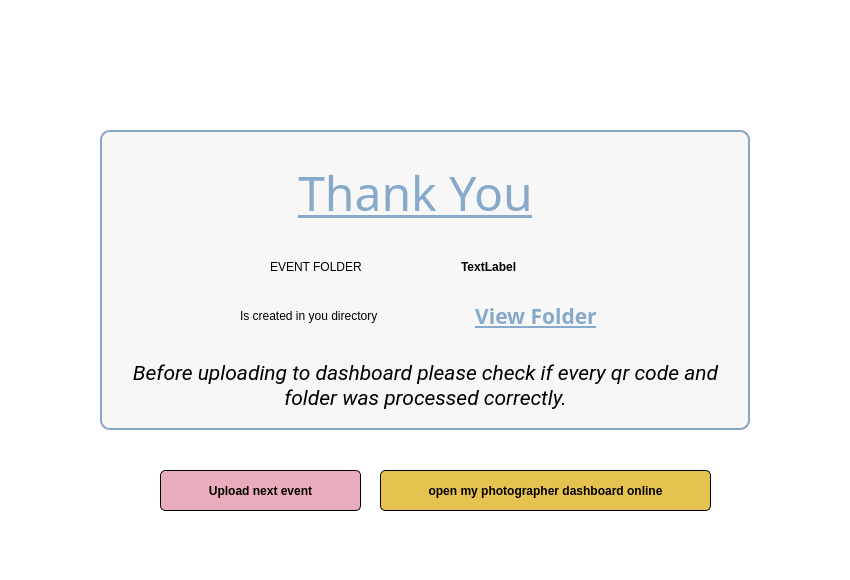
<?xml version="1.0" encoding="UTF-8"?>
<ui version="4.0">
 <class>MainWindow</class>
 <widget class="QMainWindow" name="MainWindow">
  <property name="geometry">
   <rect>
    <x>0</x>
    <y>0</y>
    <width>850</width>
    <height>580</height>
   </rect>
  </property>
  <property name="windowTitle">
   <string>Photo Organizer</string>
  </property>
  <widget class="QWidget" name="centralwidget">
   <widget class="QFrame" name="frame">
    <property name="geometry">
     <rect>
      <x>0</x>
      <y>0</y>
      <width>850</width>
      <height>580</height>
     </rect>
    </property>
    <property name="autoFillBackground">
     <bool>false</bool>
    </property>
    <property name="styleSheet">
     <string notr="true">border: 1px;
background-color: rgb(255, 255, 255);</string>
    </property>
    <property name="frameShape">
     <enum>QFrame::StyledPanel</enum>
    </property>
    <property name="frameShadow">
     <enum>QFrame::Raised</enum>
    </property>
    <widget class="QFrame" name="frame_2">
     <property name="geometry">
      <rect>
       <x>100</x>
       <y>130</y>
       <width>650</width>
       <height>300</height>
      </rect>
     </property>
     <property name="styleSheet">
      <string notr="true">.QFrame{
border: 1.5px solid #8ba5c6;
background-color: rgb(247, 247, 247);
border-radius: 10px;
}







</string>
     </property>
     <property name="frameShape">
      <enum>QFrame::StyledPanel</enum>
     </property>
     <property name="frameShadow">
      <enum>QFrame::Raised</enum>
     </property>
     <widget class="QLabel" name="label_4">
      <property name="geometry">
       <rect>
        <x>30</x>
        <y>220</y>
        <width>591</width>
        <height>71</height>
       </rect>
      </property>
      <property name="font">
       <font>
        <family>Roboto</family>
        <pointsize>16</pointsize>
        <italic>true</italic>
        <bold>false</bold>
       </font>
      </property>
      <property name="styleSheet">
       <string notr="true">font: 16pt &quot;Roboto&quot;;
font-style:italic;
border-color: rgb(247, 247, 247);
background-color: rgb(247, 247, 247);
color:black;</string>
      </property>
      <property name="text">
       <string>Before uploading to dashboard please check if every qr code and
folder was processed correctly.</string>
      </property>
      <property name="alignment">
       <set>Qt::AlignCenter</set>
      </property>
     </widget>
     <widget class="QWidget" name="horizontalLayoutWidget_2">
      <property name="geometry">
       <rect>
        <x>170</x>
        <y>120</y>
        <width>381</width>
        <height>34</height>
       </rect>
      </property>
      <layout class="QHBoxLayout" name="horizontalLayout_2">
       <property name="spacing">
        <number>0</number>
       </property>
       <property name="sizeConstraint">
        <enum>QLayout::SetNoConstraint</enum>
       </property>
       <item>
        <widget class="QLabel" name="label_2">
         <property name="styleSheet">
          <string notr="true">font: 20pt &quot;Roboto&quot;;
border-color: rgb(247, 247, 247);
background-color: rgb(247, 247, 247);
color:black;</string>
         </property>
         <property name="text">
          <string>EVENT FOLDER   </string>
         </property>
        </widget>
       </item>
       <item>
        <widget class="QLabel" name="eLabel">
         <property name="styleSheet">
          <string notr="true">font: 20pt &quot;Roboto&quot;;
border-color: rgb(247, 247, 247);
font-weight:bold;
background-color: rgb(247, 247, 247);
color:black;</string>
         </property>
         <property name="text">
          <string>TextLabel</string>
         </property>
        </widget>
       </item>
      </layout>
     </widget>
     <widget class="QWidget" name="horizontalLayoutWidget">
      <property name="geometry">
       <rect>
        <x>130</x>
        <y>20</y>
        <width>371</width>
        <height>85</height>
       </rect>
      </property>
      <layout class="QHBoxLayout" name="horizontalLayout">
       <property name="sizeConstraint">
        <enum>QLayout::SetNoConstraint</enum>
       </property>
       <item>
        <widget class="QLabel" name="label">
         <property name="font">
          <font>
           <family>Pacifico</family>
           <pointsize>36</pointsize>
           <italic>false</italic>
           <bold>false</bold>
           <underline>true</underline>
          </font>
         </property>
         <property name="styleSheet">
          <string notr="true">border-color: rgb(247, 247, 247);
color: rgb(135, 169, 202);
background-color: rgb(247, 247, 247);
font: 36pt &quot;Pacifico&quot;;</string>
         </property>
         <property name="text">
          <string>Thank You</string>
         </property>
         <property name="alignment">
          <set>Qt::AlignCenter</set>
         </property>
        </widget>
       </item>
      </layout>
     </widget>
     <widget class="QLabel" name="label_6">
      <property name="geometry">
       <rect>
        <x>140</x>
        <y>170</y>
        <width>231</width>
        <height>31</height>
       </rect>
      </property>
      <property name="styleSheet">
       <string notr="true">color: rgb(0, 0, 0);
border-color: rgb(247, 247, 247);
font: 17pt &quot;Roboto&quot;;
background-color: rgb(247, 247, 247);</string>
      </property>
      <property name="text">
       <string>Is created in you directory  </string>
      </property>
     </widget>
     <widget class="QPushButton" name="viewButton">
      <property name="geometry">
       <rect>
        <x>360</x>
        <y>170</y>
        <width>152</width>
        <height>31</height>
       </rect>
      </property>
      <property name="font">
       <font>
        <family>Askhar</family>
        <pointsize>16</pointsize>
        <italic>false</italic>
        <bold>true</bold>
        <underline>true</underline>
       </font>
      </property>
      <property name="styleSheet">
       <string notr="true">
border:none;
color: rgb(135, 169, 202);
text-decoration: underline;
font: 16pt &quot;Askhar&quot;;
font-weight: bold;
background-color: rgb(247, 247, 247);
</string>
      </property>
      <property name="text">
       <string>View Folder</string>
      </property>
     </widget>
    </widget>
    <widget class="QPushButton" name="dashboardButton">
     <property name="geometry">
      <rect>
       <x>380</x>
       <y>470</y>
       <width>331</width>
       <height>41</height>
      </rect>
     </property>
     <property name="styleSheet">
      <string notr="true">background-color: rgb(230, 195, 79);
border-bottom-color: rgb(255, 255, 255);
color: rgb(0, 0, 0);
border-top-color: rgb(0, 0, 0);
border-right-color: rgb(0, 0, 0);
border-left-color: rgb(247, 247, 247);
border-left-color: rgb(0, 0, 0);
border: 1px solid #000000;
border-radius: 5;
font: 14pt &quot;Roboto&quot;;
font-weight: bold;</string>
     </property>
     <property name="text">
      <string>open my photographer dashboard online</string>
     </property>
    </widget>
    <widget class="QPushButton" name="nextButton">
     <property name="geometry">
      <rect>
       <x>160</x>
       <y>470</y>
       <width>201</width>
       <height>41</height>
      </rect>
     </property>
     <property name="styleSheet">
      <string notr="true">background-color: #e9acbc;
border-bottom-color: rgb(255, 255, 255);
color: rgb(0, 0, 0);
border-top-color: rgb(0, 0, 0);
border-right-color: rgb(0, 0, 0);
border-left-color: rgb(247, 247, 247);
border-left-color: rgb(0, 0, 0);
border: 1px solid #000000;
border-radius: 5;
font: 14pt &quot;Roboto&quot;;
font-weight: bold;</string>
     </property>
     <property name="text">
      <string>Upload next event</string>
     </property>
    </widget>
    <widget class="QLabel" name="label_5">
     <property name="geometry">
      <rect>
       <x>180</x>
       <y>-100</y>
       <width>461</width>
       <height>211</height>
      </rect>
     </property>
     <property name="text">
      <string>&lt;html&gt;&lt;head/&gt;&lt;body&gt;&lt;p&gt;&lt;img src=&quot;:/newPrefix/resources/dino-new.png&quot;/&gt;&lt;/p&gt;&lt;/body&gt;&lt;/html&gt;</string>
     </property>
    </widget>
   </widget>
  </widget>
 </widget>
 <resources/>
 <connections/>
</ui>
